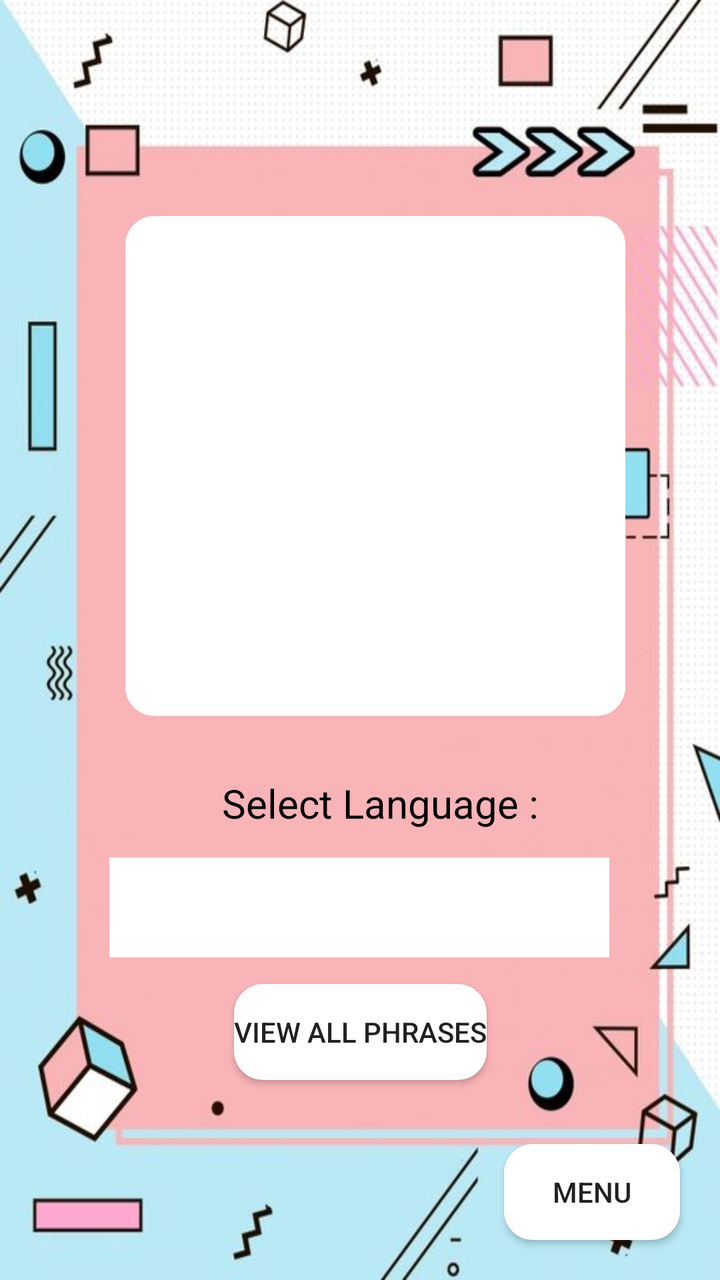
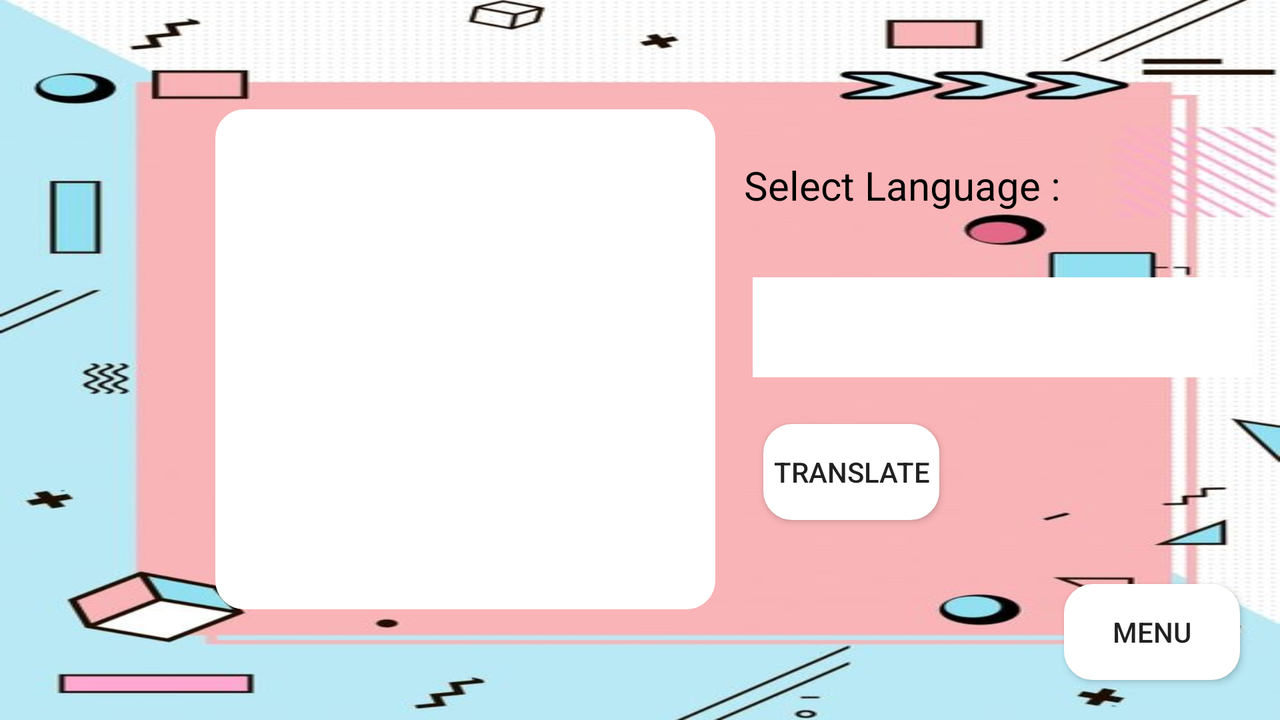

Two renders of one Android screen. The first uses the default layout on a phone; the second uses the alternative layout the repository ships for a different screen configuration, on a matching device. The two XML files are below.
<!-- AndroidManifest.xml: application theme AppTheme -->
<!-- res/layout/activity_offline_menu.xml -->
<?xml version="1.0" encoding="utf-8"?>
<androidx.constraintlayout.widget.ConstraintLayout xmlns:android="http://schemas.android.com/apk/res/android"
    xmlns:app="http://schemas.android.com/apk/res-auto"
    xmlns:tools="http://schemas.android.com/tools"
    android:layout_width="match_parent"
    android:layout_height="match_parent"
    android:background="@drawable/background"
    tools:context=".OfflineMenu">

    <Button
        android:layout_width="wrap_content"
        android:layout_height="wrap_content"
        android:layout_margin="20dp"
        android:background="@drawable/button_style"
        android:text="Menu"
        app:layout_constraintBottom_toBottomOf="parent"
        app:layout_constraintEnd_toEndOf="parent"
        android:onClick="clickBacktoMenu">
    </Button>

    <ListView
        android:id="@+id/listViewDisplayOffline"
        android:layout_width="250dp"
        android:layout_height="250dp"
        android:layout_marginTop="108dp"
        android:background="@drawable/list_style"
        android:contextClickable="false"
        app:layout_constraintEnd_toEndOf="parent"
        app:layout_constraintHorizontal_bias="0.571"
        app:layout_constraintStart_toStartOf="parent"
        app:layout_constraintTop_toTopOf="parent" />


    <TextView
        android:id="@+id/txtLangOffline"
        android:layout_width="wrap_content"
        android:layout_height="wrap_content"
        android:layout_margin="30dp"
        android:text="Select Language :"
        android:textAlignment="center"
        android:textColor="@color/text_color"
        android:textSize="20dp"
        app:layout_constraintEnd_toEndOf="parent"
        app:layout_constraintHorizontal_bias="0.571"
        app:layout_constraintStart_toStartOf="parent"
        app:layout_constraintTop_toBottomOf="@+id/listViewDisplayOffline" />

    <Spinner
        android:id="@+id/listViewLangaugesOffline"
        android:layout_width="250dp"
        android:layout_height="50dp"
        android:layout_margin="20dp"
        android:background="#FFFFFF"
        app:layout_constraintBottom_toTopOf="@+id/TranslateBtnOffline"
        app:layout_constraintEnd_toEndOf="parent"
        app:layout_constraintHorizontal_bias="0.496"
        app:layout_constraintStart_toStartOf="parent"
        app:layout_constraintTop_toBottomOf="@+id/txtLangOffline"></Spinner>

    <Button
        android:id="@+id/TranslateBtnOffline"
        android:layout_width="wrap_content"
        android:layout_height="wrap_content"
        android:layout_marginBottom="100dp"
        android:background="@drawable/button_style"
        android:onClick="clickPerformOfflineTranslation"
        android:text="View All Phrases"
        app:layout_constraintBottom_toBottomOf="parent"
        app:layout_constraintEnd_toEndOf="parent"
        app:layout_constraintStart_toStartOf="parent" />

</androidx.constraintlayout.widget.ConstraintLayout>
<!-- resources referenced by this layout -->
<resources>
  <color name="text_color">#000000</color>
  <!-- drawable background: jpg bitmap (drawable, 37074 bytes) -->
  <!-- drawable button_style (drawable) -->
  <?xml version="1.0" encoding="utf-8"?>
  <shape xmlns:android="http://schemas.android.com/apk/res/android" android:shape="rectangle">
      <corners
          android:radius="14dp"
          />
      <gradient
          android:angle="45"
          android:centerX="35%"
          android:centerColor="#FFFFFF"
          android:startColor="#FFFFFF"
          android:endColor="#FFFFFF"
          android:type="linear"
          />
      <stroke
          android:width="1dp"
          android:color="#FFFFFF"
          />
  </shape>
  <!-- drawable list_style (drawable) -->
  <?xml version="1.0" encoding="utf-8"?>
  <shape xmlns:android="http://schemas.android.com/apk/res/android" android:shape="rectangle">
      <corners
          android:radius="14dp"
          />
      <gradient
          android:angle="45"
          android:centerX="35%"
          android:centerColor="#FFFFFF"
          android:startColor="#FFFFFF"
          android:endColor="#FFFFFF"
          android:type="linear"
          />
      <padding
          android:left="0dp"
          android:top="0dp"
          android:right="0dp"
          android:bottom="0dp"
          />
      <size
          android:width="270dp"
          android:height="60dp"
          />
      <stroke
          android:width="1dp"
          android:color="#FFFFFF"
          />
  </shape>
  <style name="AppTheme" parent="Theme.AppCompat.Light.DarkActionBar">
          
          <item name="colorPrimary">@color/colorPrimary</item>
          <item name="colorPrimaryDark">@color/colorPrimaryDark</item>
          <item name="colorAccent">@color/colorAccent</item>
      </style>
  <color name="colorPrimary">#bae8f5</color>
  <color name="colorPrimaryDark">#bae8f5</color>
  <color name="colorAccent">#000000</color>
</resources>
<!-- res/layout-land/activity_offline_menu.xml (the author's variant of the layout above) -->
<!-- drawn on the phone turned sideways -->
<?xml version="1.0" encoding="utf-8"?>
<androidx.constraintlayout.widget.ConstraintLayout xmlns:android="http://schemas.android.com/apk/res/android"
    xmlns:app="http://schemas.android.com/apk/res-auto"
    xmlns:tools="http://schemas.android.com/tools"
    android:layout_width="match_parent"
    android:layout_height="match_parent"
    android:background="@drawable/background"
    tools:context=".OfflineMenu">

    <ListView
        android:id="@+id/listViewDisplayOffline"
        android:layout_width="250dp"
        android:layout_height="250dp"
        android:background="@drawable/list_style"
        android:contextClickable="false"
        app:layout_constraintBottom_toBottomOf="parent"
        app:layout_constraintEnd_toEndOf="parent"
        app:layout_constraintHorizontal_bias="0.276"
        app:layout_constraintStart_toStartOf="parent"
        app:layout_constraintTop_toTopOf="parent"
        app:layout_constraintVertical_bias="0.496" />

    <Button
        android:id="@+id/button"
        android:layout_width="wrap_content"
        android:layout_height="wrap_content"
        android:layout_margin="20dp"
        android:layout_marginEnd="50dp"
        android:background="@drawable/button_style"
        android:onClick="clickBacktoMenu"
        android:text="Menu"
        app:layout_constraintBottom_toBottomOf="parent"
        app:layout_constraintEnd_toEndOf="parent"></Button>

    <TextView
        android:id="@+id/txtLangOffline"
        android:layout_width="wrap_content"
        android:layout_height="wrap_content"
        android:layout_margin="30dp"
        android:text="Select Language :"
        android:textAlignment="center"
        android:textColor="@color/text_color"
        android:textSize="20dp"
        app:layout_constraintBottom_toBottomOf="parent"
        app:layout_constraintEnd_toEndOf="parent"
        app:layout_constraintHorizontal_bias="0.811"
        app:layout_constraintStart_toStartOf="parent"
        app:layout_constraintTop_toTopOf="parent"
        app:layout_constraintVertical_bias="0.179" />

    <Spinner
        android:id="@+id/listViewLangaugesOffline"
        android:layout_width="250dp"
        android:layout_height="50dp"
        android:layout_margin="20dp"
        android:background="#FFFFFF"
        app:layout_constraintBottom_toBottomOf="parent"
        app:layout_constraintEnd_toEndOf="parent"
        app:layout_constraintHorizontal_bias="0.204"
        app:layout_constraintStart_toEndOf="@+id/listViewDisplayOffline"
        app:layout_constraintTop_toBottomOf="@+id/txtLangOffline"
        app:layout_constraintVertical_bias="0.077"></Spinner>

    <Button
        android:id="@+id/TranslateBtnOffline"
        android:layout_width="wrap_content"
        android:layout_height="wrap_content"
        android:layout_marginEnd="50dp"
        android:layout_marginBottom="100dp"
        android:background="@drawable/button_style"
        android:onClick="clickPerformOfflineTranslation"
        android:text="Translate"
        app:layout_constraintBottom_toBottomOf="parent"
        app:layout_constraintEnd_toEndOf="parent"
        app:layout_constraintHorizontal_bias="0.76"
        app:layout_constraintStart_toStartOf="parent" />

</androidx.constraintlayout.widget.ConstraintLayout>
